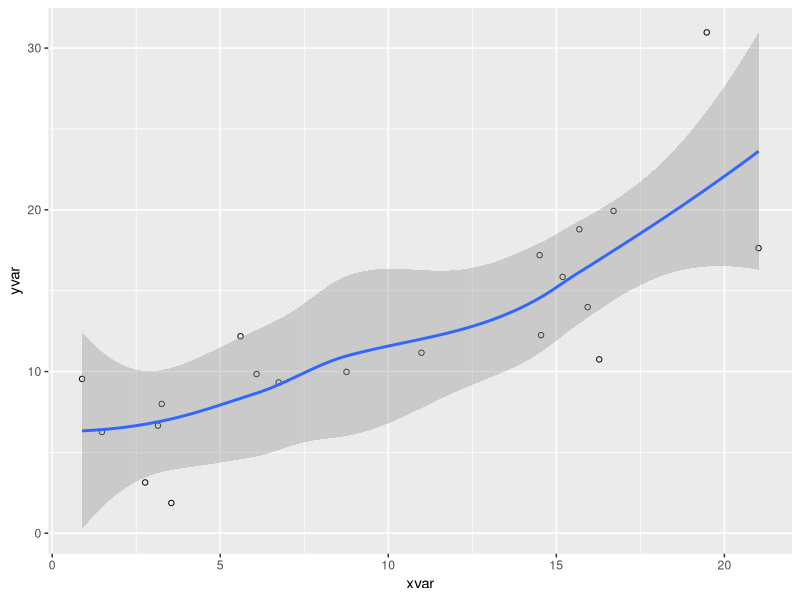

Reproduce this figure in R.
## ---- chunk 1
#| label: fig-pressure
#| fig-cap: "Pressure"
#| code-fold: true

library(ggplot2)
# Create example data
dat <- data.frame(cond = rep(c("A", "B"), each=10),
                  xvar = 1:20 + rnorm(20,sd=3),
                  yvar = 1:20 + rnorm(20,sd=3))
# Create the plot
ggplot(dat, aes(x=xvar, y=yvar)) +
    geom_point(shape=1) + 
    geom_smooth() 
## ---- chunk 2
#| label: tbl-diamonds
#| tbl-cap: "Diamonds characteristics"
#| code-fold: true

knitr::kable(head(ggplot2::diamonds))
